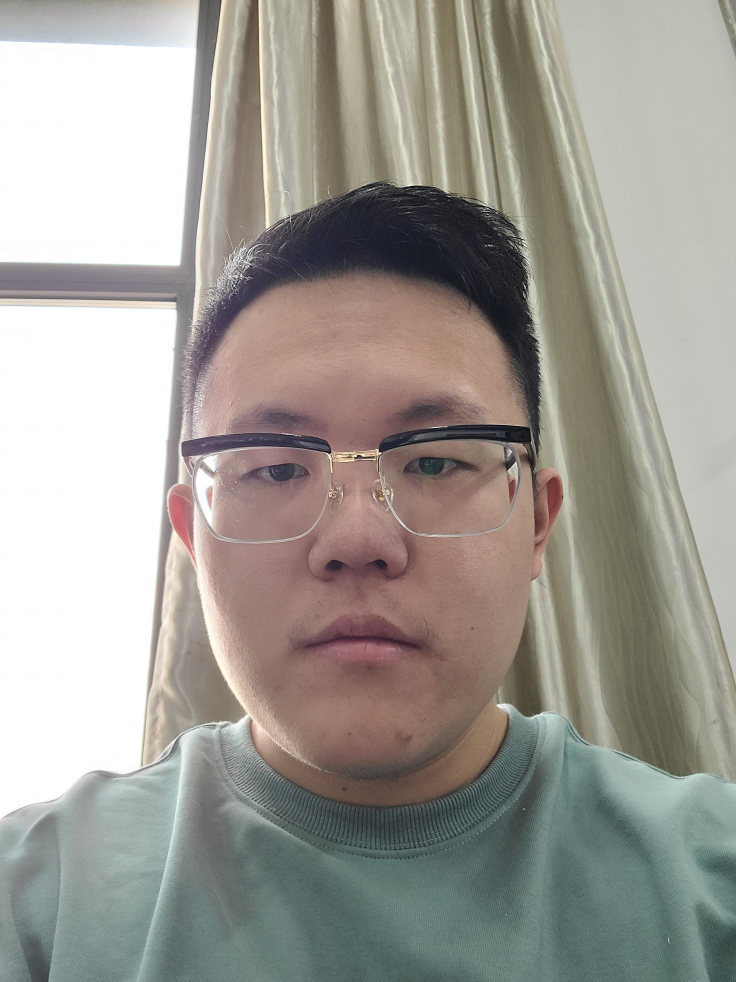
#> input picture img/people1.jpg, 2208 x 2944 px (shown at 1/3 size)
$ python '55.人眼检测.py'
#> lines starting #> are read from the running program, lines starting #| are printed output that depends on the picture; after the words box and inside, x2 and y2 are one past the last pixel; in counts of white or black regions, pixels touching at a corner belong together
import cv2
import numpy as np

people = cv2.imread("../img/people1.jpg")
#> people is the input picture: shape (2944, 2208, 3); mean B, G, R 149.5, 156.4, 159.5
people = cv2.resize(people, (500, 700))
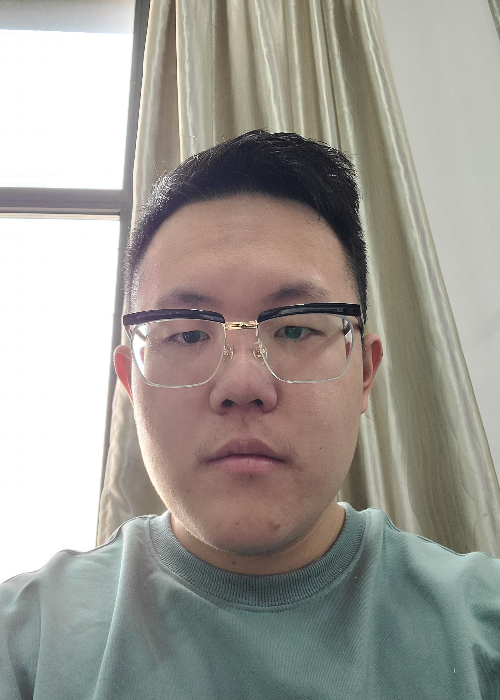
#> people: shape (700, 500, 3); mean B, G, R 149.4, 156.2, 159.4
people_gray = cv2.cvtColor(people, cv2.COLOR_BGR2GRAY)
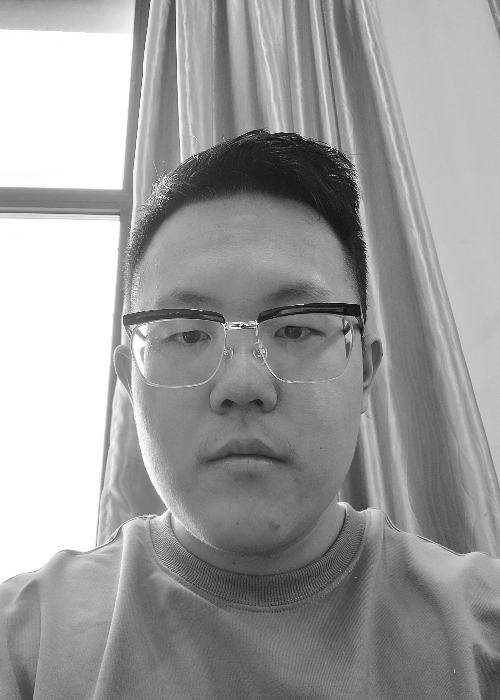
#> people_gray: shape (700, 500); min 0, max 255, mean 156.4

eye = cv2.CascadeClassifier("../venv/Lib/site-packages/cv2/data/haarcascade_eye_tree_eyeglasses.xml")
eyes = eye.detectMultiScale(people_gray)
#> eyes = [[167, 316, 43, 43], [271, 311, 42, 42], [268, 300, 62, 62]]

for eye in eyes:
    # 每个eye是[x,y,w,h]
    print(eye)
    cv2.rectangle(people, eye[:2], (eye[0] + eye[2], eye[1] + eye[3]), (0, 0, 255), 2)
#> this loop made 3 passes
#| [167 316  43  43]
#| [271 311  42  42]
#| [268 300  62  62]
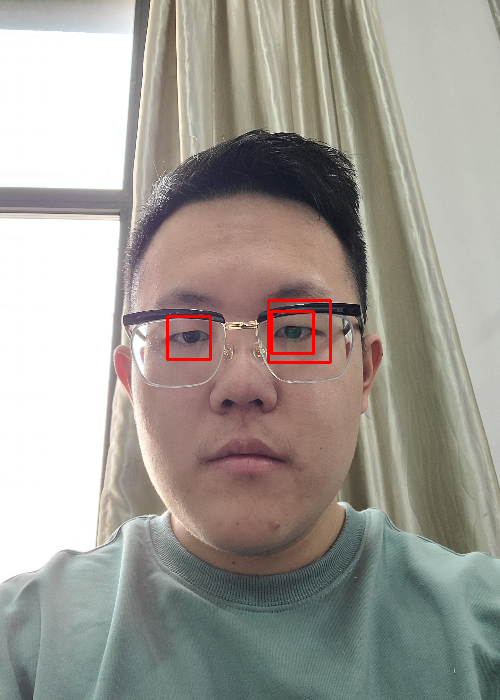
#> people: shape (700, 500, 3); 0.5% of pixels changed, all inside (x1, y1, x2, y2) = (166, 299, 332, 364)

cv2.imshow("people",people)
cv2.waitKey(0)
cv2.destroyAllWindows()

$ run again, with img/people2.jpg copied over img/people1.jpg
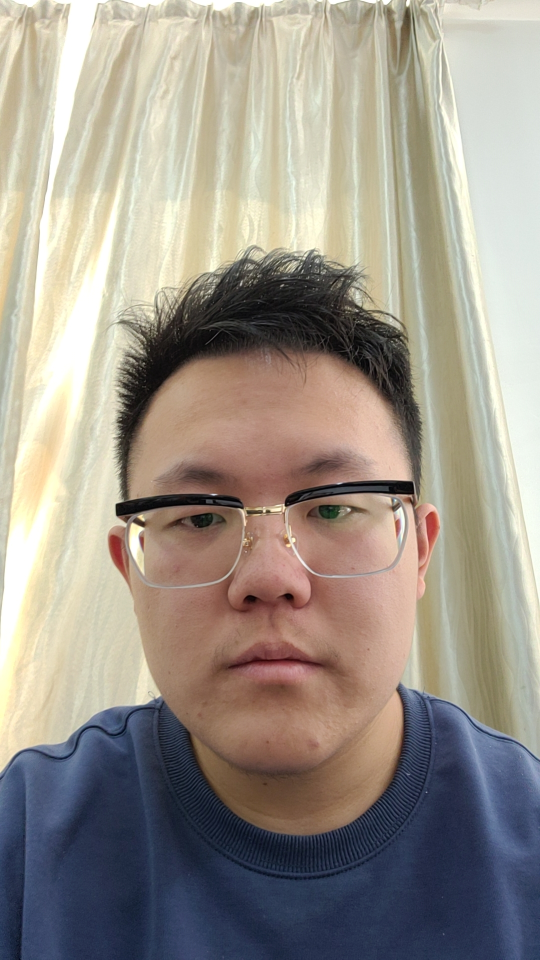
#> input picture img/people2.jpg, 1080 x 1920 px (shown at 1/2 size)
#> people is the input picture: shape (1920, 1080, 3); mean B, G, R 138.2, 148.4, 156.2
#> `people_gray = cv2.cvtColor(people, cv2.COLOR_BGR2GRAY)`:
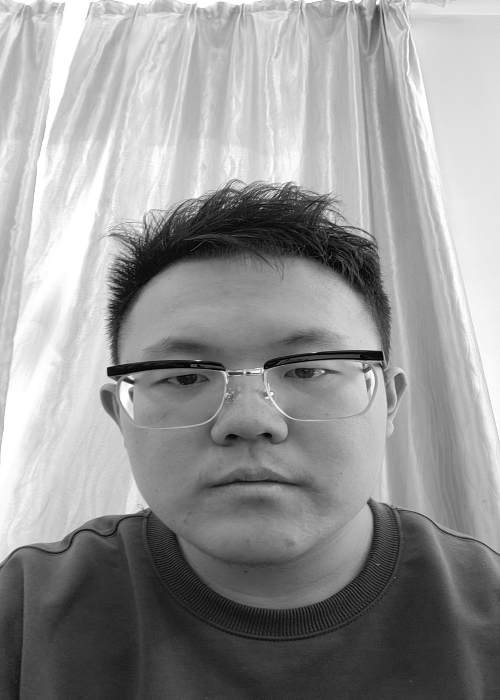
#> people_gray: shape (700, 500); min 0, max 255, mean 149.5
#> eyes = [[276, 343, 54, 54], [158, 356, 48, 48]]
#> the loop `for eye in eyes:` made 2 passes
#> (printed output is left out)
#> after the loop `for eye in eyes:`:
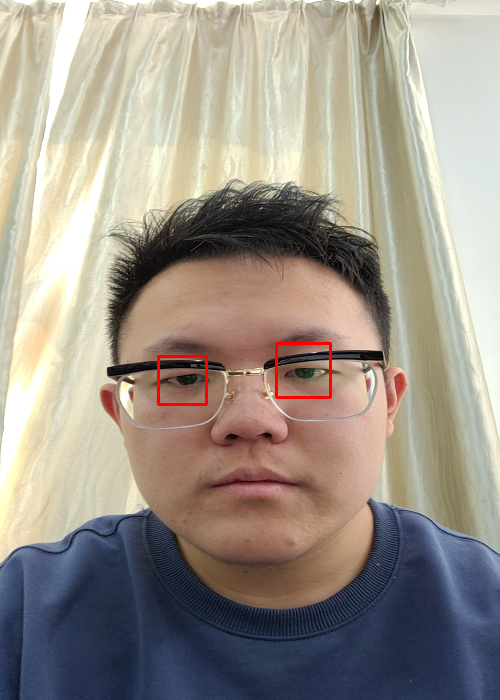
#> people: shape (700, 500, 3); mean B, G, R 137.8, 147.9, 156.5

$ run again, with img/book.jpg copied over img/people1.jpg
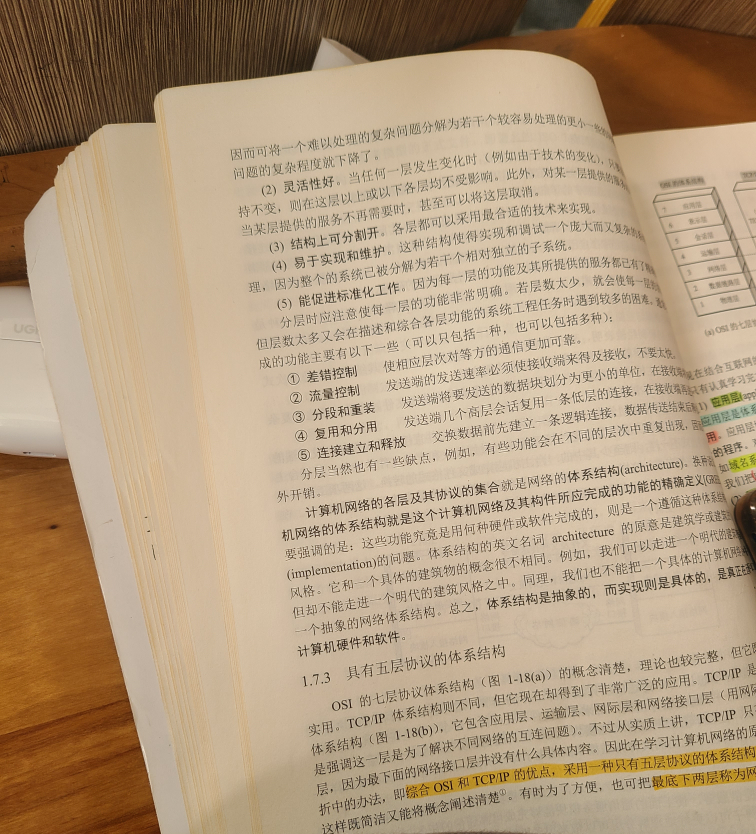
#> input picture img/book.jpg, 3024 x 3336 px (shown at 1/4 size)
#> people is the input picture: shape (3336, 3024, 3); mean B, G, R 125.5, 153.9, 177.6
#> `people = cv2.resize(people, (500, 700))`:
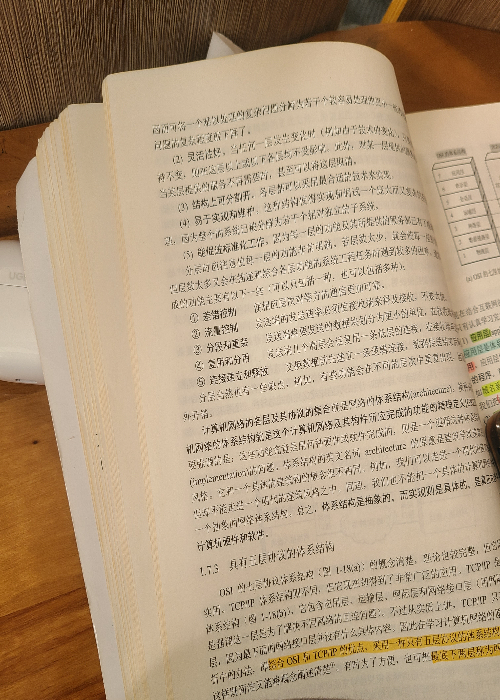
#> people: shape (700, 500, 3); mean B, G, R 125.4, 153.8, 177.5
#> `people_gray = cv2.cvtColor(people, cv2.COLOR_BGR2GRAY)`:
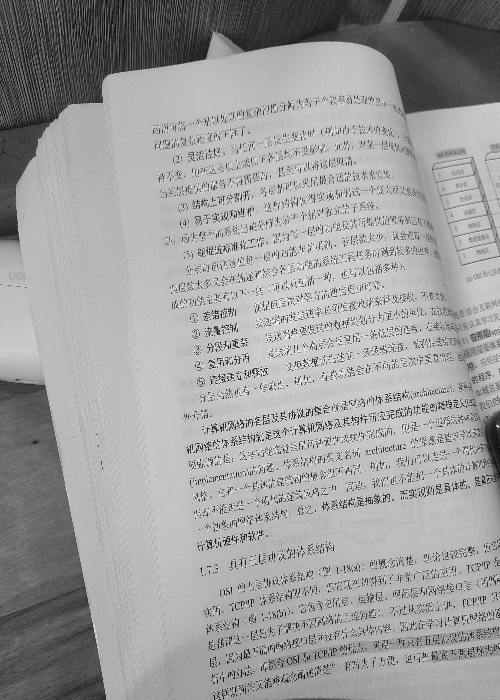
#> people_gray: shape (700, 500); min 4, max 248, mean 157.7
#> eyes = ()
